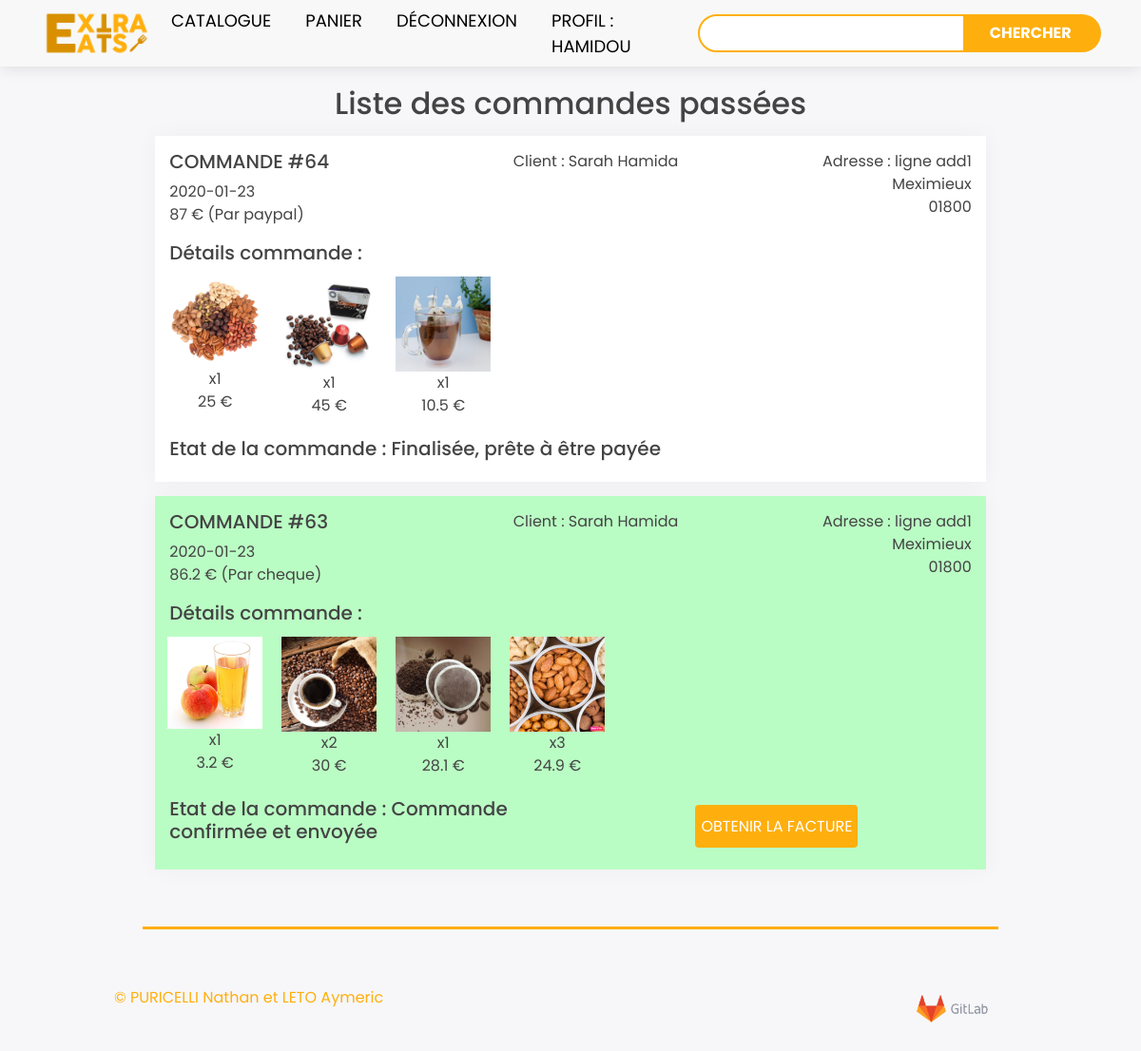
Page /index.php?page=profile (signed in) on the earlier database version.
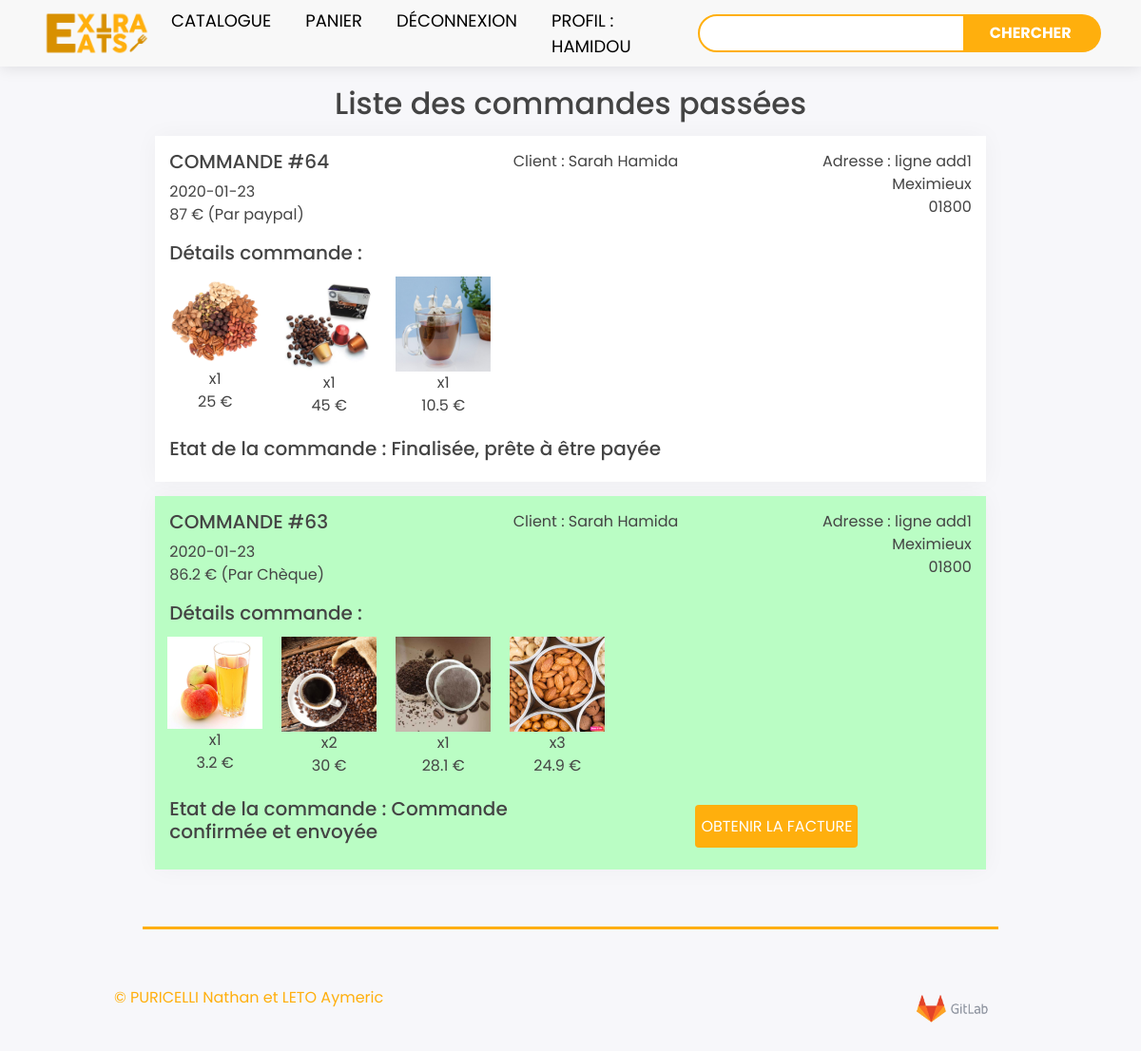
Same page on the later database version.
### tables this page shows
CREATE TABLE `orders` (
  `id` int(20) NOT NULL,
  `customer_id` varchar(100) NOT NULL,
  `registered` int(11) NOT NULL,
  `delivery_add_id` int(11) DEFAULT NULL,
  `payment_type` varchar(6) DEFAULT NULL,
  `date` date DEFAULT NULL,
  `status` tinyint(4) NOT NULL,
  `session` varchar(100) NOT NULL,
  `total` float DEFAULT NULL
);

### Controller/ControllerProfile.php (called while the page is built, shortened)
<?php
require_once 'Model/Profile.php';
class ControllerProfile {
    private $profile;
    public function __construct() {
        $this->profile = new Profile();
    }
    public function getOrders($session,$username) {
        $ordersTable = $this->profile->getAllOrders($session,$username);
        $ordersList = array();
        foreach ($ordersTable as $order) {
            $status = $order['status'];
            $date = $order['date'];
            if($order['payment_type'] != null) {
                $payment_type = $order['payment_type'];
            } else {
                $payment_type = null;
            }
            $total = $order['total'];
            $customer_id = $order['customer_id'];
            $customerTable = $this->profile->getCustomer($customer_id);
            $customer = array(
                "forname" => $customerTable["forname"],
                "surname" => $customerTable["surname"],
            );
            $delivery_add_id = $order['delivery_add_id'];
            if ($delivery_add_id != null) {
                $addressTable = $this->profile->getAddress($delivery_add_id);
                $address = array(
                    "add1" => $addressTable["add1"],
                    "city" => $addressTable["city"],
                    "postcode" => $addressTable["postcode"],
                );
            } else {
                $address = null;
            }
            $orderId = $order['id'];
            $itemTable = $this->profile->getOrderItems($orderId);
            $itemList = array();
            foreach ($itemTable as $orderItemLine) {
                $quantity = $orderItemLine['quantity'];
                $itemId =  $orderItemLine['product_id'];
                $itemInfos = $this->profile->getItemInfos($itemId);
                $name = $itemInfos["name"];
                $image = $itemInfos["image"];
                $price = $itemInfos["price"];
                $item = array(
                    "quantity" => $quantity,
                    "name" => $name,
                    "image" => $image,
                    "price" => $price
                );
                array_push($itemList, $item);
            }
            $orderInfos = array(
                "id" => $orderId,
                "date" => $date,
                "payment_type" => $payment_type,
                "status" => $status,
                "total" => $total,
                "customer" => $customer,
                "address" => $address,
                "itemList" => $itemList
            );
            array_push($ordersList, $orderInfos);
        }
        return $ordersList;
    }
    public function showProfile($session,$username) {
        $ordersList = $this->getOrders($session,$username);
        $view = new View("Profile");
        $view->generate(array('ordersList' => $ordersList));
    }
}

### index.php (called while the page is built, shortened)
<?php
$router = new Router();
$router->routing();

### Model/Profile.php (called while the page is built, shortened)
<?php
require_once 'Model.php';
class Profile extends Model {
    public function getAllOrders($session, $username)
    {
        if($username == null)
        {
            $sql = "select * from orders where session = ? and registered = 0 and status != 0 order by id desc";
            $result = $this->executerRequete($sql, array($session));
            return $result;
        }
        else{
            $sql = "select O.* FROM orders O JOIN customers C on C.id = O.customer_id
            WHERE C.id = (SELECT customer_id from logins WHERE username = ?) and O.status != 0 order by id desc";
            $result = $this->executerRequete($sql, array($username));
            return $result;
        }
    }
    public function getCustomer($id) {
        $sql = "SELECT * FROM customers WHERE id = ?";
        $query = $this->executerRequete($sql, array($id));
        $q = $query->fetch();
        if($id != 0)
        {
            return $q;
        }
        else return array('forname' => "Utilisateur", "surname" => "Anonyme");
    }
    public function getAddress($id) {
        $sql = "SELECT * FROM delivery_addresses WHERE id = ?";
        $query = $this->executerRequete($sql, array($id));
        $q = $query->fetch();
        return $q;
    }
    public function getOrderItems($id) {
        $sql = "SELECT * FROM orderitems WHERE order_id = ?";
        $query = $this->executerRequete($sql, array($id));
        return $query;
    }
    public function getItemInfos($id) {
        $sql = "SELECT * FROM products WHERE id = ?";
        $query = $this->executerRequete($sql, array($id));
        $q = $query->fetch();
        return $q;
    }
}

### Model/Model.php (called while the page is built, shortened)
<?php
abstract class Model {
    private $bdd;
    protected function executerRequete($sql, $params = null) {
        if ($params == null) {
            $resultat = $this->getBdd()->query($sql);
        }
        else {
            $resultat = $this->getBdd()->prepare($sql);
            $resultat->execute($params);
        }
        return $resultat;
    }
    private function getBdd() {
        if ($this->bdd == null) {
            $dbhost = 'localhost';
            $dbbase = 'web4shop';
            $dbuser = 'userepul';
            $dbpwd = 'epul';
            $this->bdd = new PDO("mysql:host=$dbhost;dbname=$dbbase;charset=utf8",$dbuser, $dbpwd,
                    array(PDO::ATTR_ERRMODE => PDO::ERRMODE_EXCEPTION));
        }
        return $this->bdd;
    }
}

### View/ViewProfile.php (the view, shortened to what the changed rows need)
<div class="container">
    <div class="container">
        <div class="text-center">
            <h2>Liste des commandes passées</h2>
        </div>
        <?php foreach ($ordersList as $order):?>
        <?php if($order['status'] == 10):?>
        <div class="orderBox confirmed">
        <?php else:?>
        <div class="orderBox">
        <?php endif;?>
            <div class="row">
                <div class="col-5" style="text-align:left;">
                    <h5>COMMANDE #<?= $order['id'] ?></h5>
                    <p><?= $order['date'] ?><br/>
                    <?= $order['total'] ?> €
                    <?php if($order['payment_type'] != null): ?>
                    (Par <?= $order['payment_type'] ?>)
                    <?php endif; ?></p>
                </div>
                <div class="col-3">
                    <p>Client : <?= $order['customer']['forname']." ".$order['customer']['surname'] ?></p>
                </div>
                <div class="col-4" style="text-align:right;">
                    <?php if($order['address'] != null):?>
                    <p>Adresse : <?= $order['address']['add1'] ?> <br/>
                    <?= $order['address']['city'] ?> <br/>
                    <?= $order['address']['postcode'] ?></p>
                    <?php endif; ?>
                </div>
            </div>
            <div class="row">
                <h5>Détails commande :</h5>
            </div>
            <div class="row">
                <?php foreach ($order['itemList'] as $item):?>
                <div class="smallProductBox">
                    <?= "<img src = \"assets/img/". $item['image'] ."\" class ='smallItemImage'>" ?>
                    <p>x<?= $item['quantity'] ?><br/>
                    <?= $item['price']*$item['quantity'] ?> €</p>
                </div>
                <?php endforeach; ?>
            </div>
            <div class="row">
                <div class="col">
                    <?php
                    switch ($order['status']) {
                        case 1:
                            $txtStatus = "Finalisée, prête à être payée";
                            break;
                        case 10:
                            $txtStatus = "Commande confirmée et envoyée";
                            break;
                    }
                    ?>
                    <h5>Etat de la commande : <?= $txtStatus ?></h5>
                </div>
                <?php if($order['status'] == 10 || $order['status'] == 2):?>
                <div class="col">
                    <form action = "index.php?page=profile" target="_blank" method="POST" class="text-center">
                        <button class="btn1" type="submit" name='createPDF'>OBTENIR LA FACTURE</button>
                    </form>
                </div>
                <?php endif;?>
            </div>
        </div>
        <?php endforeach; ?>
    </div>
</div>

Differences in the rows shown:
changed orders "Commande confirmée et envoyée": payment_type "cheque" → "Chèque"
